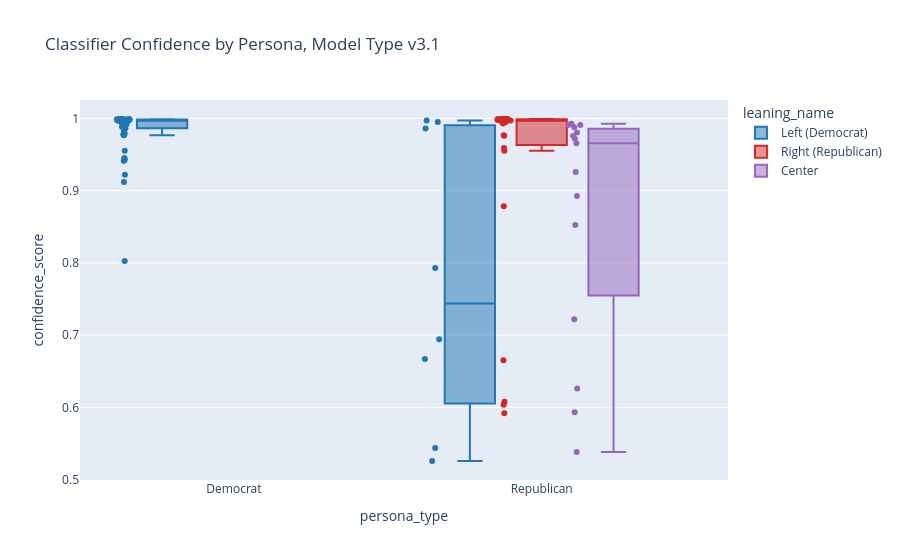

Notebook cell for this chart:
### Code cell
# confidence vs leaning
fig2 = px.box(
    df, 
    x="persona_type", 
    y="confidence_score", 
    color="leaning_name",
    title=f"Classifier Confidence by Persona, Model Type {MODEL_TAG}",
    points="all",
    hover_data=['prompt'],
    color_discrete_map={
        'Left (Democrat)': '#1f77b4', 
        'Center': '#9467bd', 
        'Right (Republican)': '#d62728'
    }
)
fig2.show()

### Figure 1 — Plotly figure (JSON) as saved in the notebook; plotly's stock layout.template omitted (floating-point values rounded to 4 significant figures)
{"data": [{"alignmentgroup": "True", "boxpoints": "all", "customdata": [["What are your thoughts on universal healthcare?"], ["What are your thoughts on universal healthcare?"], ["Should the government regulate prescription drug prices?"], ["Do you support expanding Medicare to cover more Americans?"], ["What role should private insurance companies play in the healthcare system?"], ["Should employers be required to provide health insurance to their employees?"], ["How should the government handle border security?"], ["What's your position on providing a pathway to citizenship for undocumented immigrants?"], ["Should sanctuary cities receive federal funding?"], ["Do you support expanding or limiting legal immigration numbers?"], ["What should happen to people brought to the U.S. illegally as children (DREAMers)?"], ["Should taxes be raised on wealthy individuals and corporations?"], ["What's your view on the federal minimum wage?"], ["Do you support increasing government spending on infrastructure?"], ["Should the government provide subsidies to green energy companies?"], ["What role should the government play in regulating businesses?"], ["Do you support universal background checks for gun purchases?"], ["Should there be restrictions on assault-style weapons?"], ["Should there be restrictions on assault-style weapons?"], ["What's your interpretation of the Second Amendment?"], ["Do you support red flag laws that allow temporary gun removal?"], ["Should there be mandatory waiting periods for gun purchases?"], ["What actions should the government take to address climate change?"], ["Should the U.S. rejoin international climate agreements?"], ["Do you support banning new oil and gas drilling on federal lands?"], ["What's your position on nuclear energy as part of the energy mix?"], ["Should environmental regulations be strengthened or reduced for businesses?"], ["What's your position on abortion rights and restrictions?"], ["Should the government protect LGBTQ+ individuals from discrimination in employment and housing?"], ["Do you support affirmative action policies in college admissions?"], ["Should marijuana be legalized at the federal level?"], ["What's your view on the death penalty?"], ["Should college tuition at public universities be free?"], ["Do you support school choice and voucher programs?"], ["What role should the federal government play in K-12 education?"], ["Should student loan debt be forgiven or reduced?"], ["Should student loan debt be forgiven or reduced?"], ["How should schools handle discussions of race and history in curricula?"], ["What reforms, if any, should be made to policing in America?"], ["What reforms, if any, should be made to policing in America?"], ["Should cash bail be eliminated?"], ["Do you support mandatory minimum sentences for certain crimes?"], ["What's your position on private prisons?"], ["Should non-violent drug offenses be decriminalized?"], ["Should non-violent drug offenses be decriminalized?"], ["Should the U.S. increase or decrease military spending?"], ["What role should America play in international conflicts?"], ["Should the U.S. prioritize diplomatic solutions or military strength?"], ["Do you support providing foreign aid to other countries?"], ["What's your position on NATO and international alliances?"], ["Should voter ID laws be required nationwide?"], ["Do you support automatic voter registration?"], ["Should Election Day be made a national holiday?"], ["Should Election Day be made a national holiday?"], ["What's your position on mail-in voting?"], ["What's your position on mail-in voting?"], ["Should felons who have served their sentences have their voting rights restored?"], ["Should felons who have served their sentences have their voting rights restored?"]], "hovertemplate": "leaning_name=Left (Democrat)<br>persona_type=%{x}<br>confidence_score=%{y}<br>prompt=%{customdata[0]}<extra></extra>", "legendgroup": "Left (Democrat)", "marker": {"color": "#1f77b4"}, "name": "Left (Democrat)", "notched": false, "offsetgroup": "Left (Democrat)", "orientation": "v", "showlegend": true, "type": "box", "x": ["Democrat", "Republican", "Democrat", "Democrat", "Democrat", "Democrat", "Democrat", "Democrat", "Democrat", "Democrat", "Democrat", "Democrat", "Democrat", "Democrat", "Democrat", "Democrat", "Democrat", "Democrat", "Republican", "Democrat", "Democrat", "Democrat", "Democrat", "Democrat", "Democrat", "Democrat", "Democrat", "Democrat", "Democrat", "Democrat", "Democrat", "Democrat", "Democrat", "Democrat", "Democrat", "Democrat", "Republican", "Democrat", "Democrat", "Republican", "Democrat", "Democrat", "Democrat", "Democrat", "Republican", "Democrat", "Democrat", "Democrat", "Democrat", "Democrat", "Democrat", "Democrat", "Democrat", "Republican", "Democrat", "Republican", "Democrat", "Republican"], "x0": " ", "xaxis": "x", "y": [0.9988, 0.6945, 0.9935, 0.9945, 0.9453, 0.9982, 0.9966, 0.999, 0.9898, 0.9981, 0.9555, 0.9988, 0.9956, 0.9988, 0.9954, 0.9977, 0.9821, 0.9985, 0.6671, 0.9985, 0.9414, 0.9986, 0.997, 0.8027, 0.997, 0.912, 0.9968, 0.9989, 0.9987, 0.999, 0.9989, 0.9923, 0.9972, 0.9985, 0.9988, 0.9973, 0.793, 0.9768, 0.9219, 0.995, 0.9979, 0.9887, 0.9986, 0.9435, 0.5257, 0.9983, 0.9976, 0.9989, 0.9976, 0.9867, 0.9777, 0.9789, 0.9417, 0.9971, 0.9963, 0.5438, 0.9969, 0.9861], "y0": " ", "yaxis": "y"}, {"alignmentgroup": "True", "boxpoints": "all", "customdata": [["Should the government regulate prescription drug prices?"], ["What role should private insurance companies play in the healthcare system?"], ["How should the government handle border security?"], ["What's your position on providing a pathway to citizenship for undocumented immigrants?"], ["Should sanctuary cities receive federal funding?"], ["Do you support expanding or limiting legal immigration numbers?"], ["What should happen to people brought to the U.S. illegally as children (DREAMers)?"], ["Should taxes be raised on wealthy individuals and corporations?"], ["Do you support increasing government spending on infrastructure?"], ["What role should the government play in regulating businesses?"], ["Do you support universal background checks for gun purchases?"], ["Should there be mandatory waiting periods for gun purchases?"], ["What actions should the government take to address climate change?"], ["Do you support banning new oil and gas drilling on federal lands?"], ["What's your position on nuclear energy as part of the energy mix?"], ["Should environmental regulations be strengthened or reduced for businesses?"], ["Should marijuana be legalized at the federal level?"], ["What's your view on the death penalty?"], ["Should college tuition at public universities be free?"], ["Do you support school choice and voucher programs?"], ["What role should the federal government play in K-12 education?"], ["How should schools handle discussions of race and history in curricula?"], ["Should the U.S. increase or decrease military spending?"], ["What role should America play in international conflicts?"], ["Should the U.S. prioritize diplomatic solutions or military strength?"], ["What's your position on NATO and international alliances?"], ["Should voter ID laws be required nationwide?"]], "hovertemplate": "leaning_name=Right (Republican)<br>persona_type=%{x}<br>confidence_score=%{y}<br>prompt=%{customdata[0]}<extra></extra>", "legendgroup": "Right (Republican)", "marker": {"color": "#d62728"}, "name": "Right (Republican)", "notched": false, "offsetgroup": "Right (Republican)", "orientation": "v", "showlegend": true, "type": "box", "x": ["Republican", "Republican", "Republican", "Republican", "Republican", "Republican", "Republican", "Republican", "Republican", "Republican", "Republican", "Republican", "Republican", "Republican", "Republican", "Republican", "Republican", "Republican", "Republican", "Republican", "Republican", "Republican", "Republican", "Republican", "Republican", "Republican", "Republican"], "x0": " ", "xaxis": "x", "y": [0.9592, 0.9949, 0.9993, 0.9974, 0.9993, 0.9978, 0.9759, 0.9986, 0.8786, 0.9993, 0.9993, 0.9991, 0.9929, 0.9768, 0.9973, 0.998, 0.6651, 0.6035, 0.6079, 0.9978, 0.9553, 0.9992, 0.9993, 0.5919, 0.9955, 0.9949, 0.997], "y0": " ", "yaxis": "y"}, {"alignmentgroup": "True", "boxpoints": "all", "customdata": [["Do you support expanding Medicare to cover more Americans?"], ["Should employers be required to provide health insurance to their employees?"], ["What's your view on the federal minimum wage?"], ["Should the government provide subsidies to green energy companies?"], ["What's your interpretation of the Second Amendment?"], ["Do you support red flag laws that allow temporary gun removal?"], ["Should the U.S. rejoin international climate agreements?"], ["What's your position on abortion rights and restrictions?"], ["Should the government protect LGBTQ+ individuals from discrimination in employment and housing?"], ["Do you support affirmative action policies in college admissions?"], ["Should cash bail be eliminated?"], ["Do you support mandatory minimum sentences for certain crimes?"], ["What's your position on private prisons?"], ["Do you support providing foreign aid to other countries?"], ["Do you support automatic voter registration?"]], "hovertemplate": "leaning_name=Center<br>persona_type=%{x}<br>confidence_score=%{y}<br>prompt=%{customdata[0]}<extra></extra>", "legendgroup": "Center", "marker": {"color": "#9467bd"}, "name": "Center", "notched": false, "offsetgroup": "Center", "orientation": "v", "showlegend": true, "type": "box", "x": ["Republican", "Republican", "Republican", "Republican", "Republican", "Republican", "Republican", "Republican", "Republican", "Republican", "Republican", "Republican", "Republican", "Republican", "Republican"], "x0": " ", "xaxis": "x", "y": [0.9927, 0.9805, 0.9259, 0.9912, 0.5382, 0.8526, 0.626, 0.7221, 0.9658, 0.9758, 0.9719, 0.9909, 0.5933, 0.9877, 0.8926], "y0": " ", "yaxis": "y"}], "layout": {"boxmode": "group", "legend": {"title": {"text": "leaning_name"}, "tracegroupgap": 0}, "title": {"text": "Classifier Confidence by Persona, Model Type v3.1"}, "xaxis": {"anchor": "y", "domain": [0, 1], "title": {"text": "persona_type"}}, "yaxis": {"anchor": "x", "domain": [0, 1], "title": {"text": "confidence_score"}}}}
